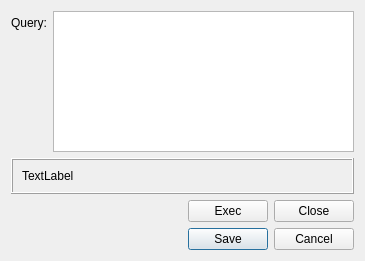
<?xml version="1.0" encoding="UTF-8"?>
<ui version="4.0">
 <class>ExecSqlQueryDialog</class>
 <widget class="QDialog" name="ExecSqlQueryDialog">
  <property name="geometry">
   <rect>
    <x>0</x>
    <y>0</y>
    <width>365</width>
    <height>261</height>
   </rect>
  </property>
  <property name="windowTitle">
   <string>Exec Sql Query</string>
  </property>
  <property name="layoutDirection">
   <enum>Qt::LeftToRight</enum>
  </property>
  <layout class="QVBoxLayout" name="verticalLayout">
   <item>
    <layout class="QFormLayout" name="formLayout">
     <item row="0" column="0">
      <widget class="QLabel" name="llName">
       <property name="text">
        <string>Query:</string>
       </property>
      </widget>
     </item>
     <item row="0" column="1">
      <widget class="QTextEdit" name="teQuery"/>
     </item>
    </layout>
   </item>
   <item>
    <widget class="QFrame" name="errorFrame">
     <property name="frameShape">
      <enum>QFrame::Box</enum>
     </property>
     <property name="frameShadow">
      <enum>QFrame::Raised</enum>
     </property>
     <layout class="QVBoxLayout" name="verticalLayout_2">
      <item>
       <widget class="QLabel" name="lblErrorMessage">
        <property name="text">
         <string>TextLabel</string>
        </property>
       </widget>
      </item>
     </layout>
    </widget>
   </item>
   <item>
    <layout class="QHBoxLayout" name="horizontalLayout">
     <item>
      <spacer name="horizontalSpacer">
       <property name="orientation">
        <enum>Qt::Horizontal</enum>
       </property>
       <property name="sizeHint" stdset="0">
        <size>
         <width>40</width>
         <height>20</height>
        </size>
       </property>
      </spacer>
     </item>
     <item>
      <widget class="QPushButton" name="btnExec">
       <property name="text">
        <string>Exec</string>
       </property>
      </widget>
     </item>
     <item>
      <widget class="QPushButton" name="btnClose">
       <property name="text">
        <string>Close</string>
       </property>
      </widget>
     </item>
    </layout>
   </item>
   <item>
    <widget class="QDialogButtonBox" name="buttonBox">
     <property name="orientation">
      <enum>Qt::Horizontal</enum>
     </property>
     <property name="standardButtons">
      <set>QDialogButtonBox::Cancel|QDialogButtonBox::Save</set>
     </property>
    </widget>
   </item>
  </layout>
 </widget>
 <resources/>
 <connections>
  <connection>
   <sender>buttonBox</sender>
   <signal>accepted()</signal>
   <receiver>ExecSqlQueryDialog</receiver>
   <slot>accept()</slot>
   <hints>
    <hint type="sourcelabel">
     <x>248</x>
     <y>254</y>
    </hint>
    <hint type="destinationlabel">
     <x>157</x>
     <y>274</y>
    </hint>
   </hints>
  </connection>
  <connection>
   <sender>buttonBox</sender>
   <signal>rejected()</signal>
   <receiver>ExecSqlQueryDialog</receiver>
   <slot>reject()</slot>
   <hints>
    <hint type="sourcelabel">
     <x>316</x>
     <y>260</y>
    </hint>
    <hint type="destinationlabel">
     <x>286</x>
     <y>274</y>
    </hint>
   </hints>
  </connection>
 </connections>
</ui>
